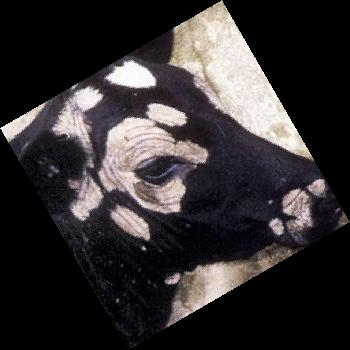
#> input picture Data Augmentation/00000008.jpg, 350 x 350 px; its folder holds only this picture in this run
$ python 'flip image.py'
#> lines starting #> are read from the running program, lines starting #| are printed output that depends on the picture
import os
import PIL

from PIL import Image
path= os.path.abspath(".")
extensions= ['JPG']
#read the image
##im = Image.open("1.jpg")
##
###rotate image by 90 degrees
##angle = 270
##out = im.rotate(angle, expand=True)
##out.save('rotate-output1.jpg')
if __name__ == "__main__":
    for f in os.listdir(path):
        if os.path.isfile(os.path.join(path,f)):
            f_text, f_ext= os.path.splitext(f)
            f_ext= f_ext[1:].upper()
            if f_ext in extensions:
                image = Image.open(os.path.join(path,f))
#> image is the input picture: PIL image 350x350 RGB; mean R, G, B 52, 47.9, 49.4
                width, height= image.size
#> width = 350; height = 350
                print (f, image.size)
#| 00000008.jpg (350, 350)
                ##Vertical flip
                image = image.transpose(PIL.Image.FLIP_LEFT_RIGHT)
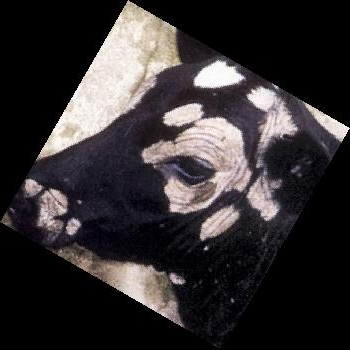
#> image: PIL image 350x350 RGB; mean R, G, B 52, 47.9, 49.4

                ##Horizontal flip
                #image = image.transpose(PIL.Image.FLIP_TOP_BOTTOM)
                image.save(os.path.join(path,f))
